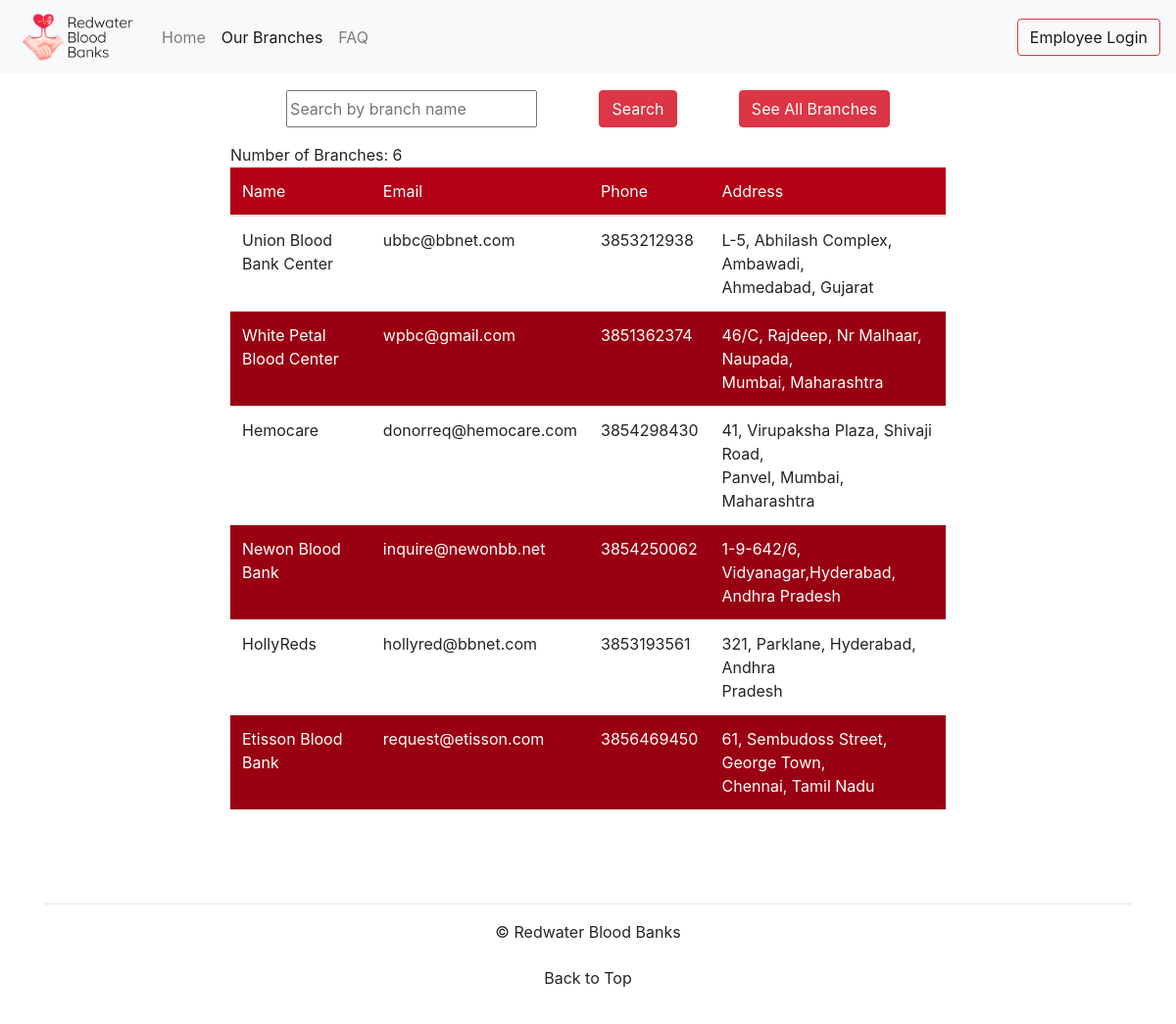
/branch.php, run on the app's committed database.
### tables this page shows
CREATE TABLE `branch` (
  `Br_ID` bigint NOT NULL,
  `Name` varchar(50) NOT NULL,
  `Email` varchar(50) NOT NULL,
  `Phone` varchar(10) NOT NULL,
  `Address` varchar(150) NOT NULL
);

### php/DBConnect.php (called while the page is built, shortened)
<?php
class DBConnect{
    private $db = NULL;
    public function __construct() {
        $dsn = 'mysql:dbname=' . self::DB_NAME . ';host=' . self::DB_SERVER;
        try {
            $this->db = new PDO($dsn, self::DB_USER, self::DB_PASSWORD);
        } catch (PDOException $e) {
            throw new Exception('Connection failed: ' . $e->getMessage());
        }
        return $this->db;
    }
    public function showBranches(){
        $stmt = $this->db->prepare("SELECT * FROM Branch");
        $stmt->execute();
        return $stmt->fetchAll();
    }
    public function countBranches(){
        $stmt = $this->db->prepare("SELECT COUNT(*) AS Count FROM Branch ORDER BY Name");
        $stmt->execute();
        return $stmt->fetch();
    }
}

### branch.php (the view, shortened to what this page needs)
<?php
require_once 'php/DBConnect.php';
$db = new DBConnect();
$searchByName = (!(empty($_GET['Branch_Name']))) ? $_GET['Branch_Name'] : null;
if (isset($searchByName)){
    $branches = $db->searchBranchByName($searchByName);
}
else{
    $branches = $db->showBranches();
    $count = $db->countBranches();
}
$setBranchActive = "active";
include 'layout/_header.php';
include 'layout/_navbar.php';
?>
<div class="container my-3">
    <div class="row justify-content-center">
        <div class="col-sm-8">
            <form method="get" role="form-horizontal" action="branch.php">
                <div class="form-group row justify-content-center">
                    <input type="text" class="form-inline" name="Branch_Name" placeholder="Search by branch name">
                    <button type="submit" class="btn btn-danger offset-sm-1">Search</button>
                    <a href="branch.php" class="btn btn-danger offset-sm-1">See All Branches</a>
                </div>
            </form>
        <?php if(!isset($searchByName)): ?>
            Number of Branches: <?php echo $count['Count']; ?>
        <?php if($count > 0): ?>
        <div class="table-responsive">
            <table class="table table-condensed">
                <thead class="bg-info">
                    <th>Name</th>
                    <th>Email</th>
                    <th>Phone</th>
                    <th>Address</th>
                </thead>
            <?php $i = 0; ?>
            <?php foreach($branches as $b): ++$i; ?>
                <tr class="<?php if($i&1) {echo "tr";} else {echo "tr-next";}?>">
                    <td><?php echo $b['Name']; ?></td>
                    <td><?php echo $b['Email']; ?></td>
                    <td><?php echo $b['Phone']; ?></td>
                    <td><?php echo wordwrap($b['Address'], 36, "<br>"); ?></td>
                </tr>
            <?php endforeach ?>
            </table>
        </div>
        <?php else: ?>
            <p class="text-center font-weight-bold p-2">No branches found!</p>
        <?php endif ?>
        <?php endif ?>
        </div>
    </div>
</div>
<?php include 'layout/_footer.php' ?>

### layout/_header.php (shortened to what this page needs)
<!DOCTYPE html>
<html lang="en">
<head>
    <link rel="stylesheet" href="https://cdn.jsdelivr.net/npm/bootstrap@4.5.3/dist/css/bootstrap.min.css">
    <link rel="stylesheet" type="text/css" href="css/bootstrap.min.css">
    <link rel="stylesheet" type="text/css" href="css/mystyle.css">
</head>
<body>

### layout/_navbar.php (shortened to what this page needs)
<nav class="navbar navbar-expand-lg navbar-light bg-light">
    <a class="navbar-brand" href="home.php"><img src="/www/BloodBank/assets/RW_BB.png" alt="Redwater Blood Banks" width="125" height="50"></a>
    <div class="collapse navbar-collapse" id="navbarContent">
        <ul class="navbar-nav mr-auto">
            <li class="nav-item <?php if(isset($setHomeActive)) {echo $setHomeActive;} else {echo '';}?>">
                <a class="nav-link" href="/www/BloodBank/index.php">Home</a>
            </li>
            <li class="nav-item <?php if(isset($setBranchActive)) {echo $setBranchActive;} else { echo '';}?>">
                <a class="nav-link" href="/www/BloodBank/branch.php">Our Branches</a>
            </li>
            <li class="nav-item <?php if(isset($setFAQActive)) {echo $setFAQActive;} else {echo '';}?>">
                <a class="nav-link" href="/www/BloodBank/FAQ.php">FAQ</a>
            </li>
        </ul>
        <span class="navbar-text">
            <a class="btn btn-outline-danger ml-2" href="/www/BloodBank/emp">Employee Login</a>
        </span>
    </div>
</nav>

### layout/_footer.php (shortened to what this page needs)
    <script src="https://cdn.jsdelivr.net/npm/bootstrap@4.5.3/dist/js/bootstrap.min.js"></script><footer>
    <footer class="container py-5">
        <hr>
        <div class="row justify-content-center" style="">
            <p>&copy; Redwater Blood Banks</p>
        </div>
        <div class="row justify-content-center">
            <button type="button" class="btn btn-link text-decoration-none" style="color: #212529" id="topBtn" name="topBtn" onclick="topFunction()">Back to Top</button>
        </div>
    </footer>
</body>
</html>

### css/mystyle.css (style rules this page uses)
html { scroll-behavior: smooth; }
thead, thead th { background-color: #b30015; color: #ffffff; font-weight: normal; }
.tr { background-color: #ffffff; }
.tr-next { background-color: #990011; color: #ffffff; }

### data on the page
branch: Name "Union Blood Bank Center", Email "ubbc@bbnet.com", Phone "3853212938", Address "L-5, Abhilash Complex, Ambawadi, Ahmedabad, Gujarat"
branch: Name "White Petal Blood Center", Email "wpbc@gmail.com", Phone "3851362374", Address "46/C, Rajdeep, Nr Malhaar, Naupada, Mumbai, Maharashtra"
branch: Name "Hemocare", Email "donorreq@hemocare.com", Phone "3854298430", Address "41, Virupaksha Plaza, Shivaji Road, Panvel, Mumbai, Maharashtra"
branch: Name "Newon Blood Bank", Email "inquire@newonbb.net", Phone "3854250062", Address "1-9-642/6, Vidyanagar,Hyderabad, Andhra Pradesh"
branch: Name "HollyReds", Email "hollyred@bbnet.com", Phone "3853193561", Address "321, Parklane, Hyderabad, Andhra Pradesh"
branch: Name "Etisson Blood Bank", Email "request@etisson.com", Phone "3856469450", Address "61, Sembudoss Street, George Town, Chennai, Tamil Nadu"

### other printed values
$count['Count'] "6"
